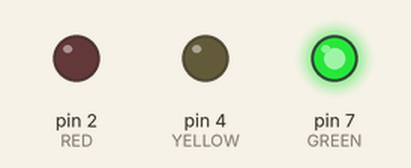
Simulated run of this sketch. Board: Arduino Uno, built with avr-gcc and run on an emulated ATmega328P. Parts: output pins drawn as LEDs (lit = HIGH).

Above: at 7.5 s.
At 25.5 s:
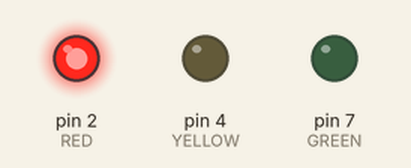
At 34.5 s:
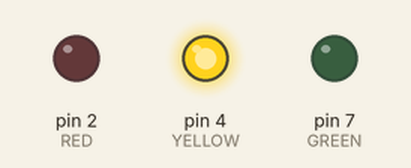
Timing chart, 0 to 46.8 s (numbered marks = the images above):
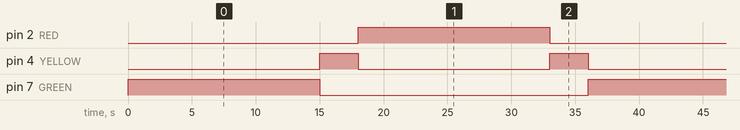

The sketch:

greenlredl.ino
```cpp
// variables
int GREEN = 7;
int YELLOW = 4;
int RED = 2;

int DELAY_GREEN = 15000;
int DELAY_YELLOW = 3000;
int DELAY_RED = 15000;


// basic functions
void setup()
{
  pinMode(GREEN, OUTPUT);
  pinMode(YELLOW, OUTPUT);
  pinMode(RED, OUTPUT);
}

void loop()
{
  green_light();
  delay(DELAY_GREEN);
  yellow_light();
  delay(DELAY_YELLOW);
  red_light();
  delay(DELAY_RED);
  yellow_light();
  delay(DELAY_YELLOW);
}

void green_light()
{
  digitalWrite(GREEN, HIGH);
  digitalWrite(YELLOW, LOW);
  digitalWrite(RED, LOW);
}

void yellow_light()
{
  digitalWrite(GREEN, LOW);
  digitalWrite(YELLOW, HIGH);
  digitalWrite(RED, LOW);
}

void red_light()
{
  digitalWrite(GREEN, LOW);
  digitalWrite(YELLOW, LOW);
  digitalWrite(RED, HIGH);
}
```

Measured:
- by itself, pin 2 (RED), pin 7 (GREEN): alternates HIGH for 15.0 s and LOW for 21.0 s
- by itself, pin 4 (YELLOW): alternates HIGH for 3.0 s and LOW for 15.0 s
- by itself, everything shown: repeats every 36.0 s, in 4 steps
